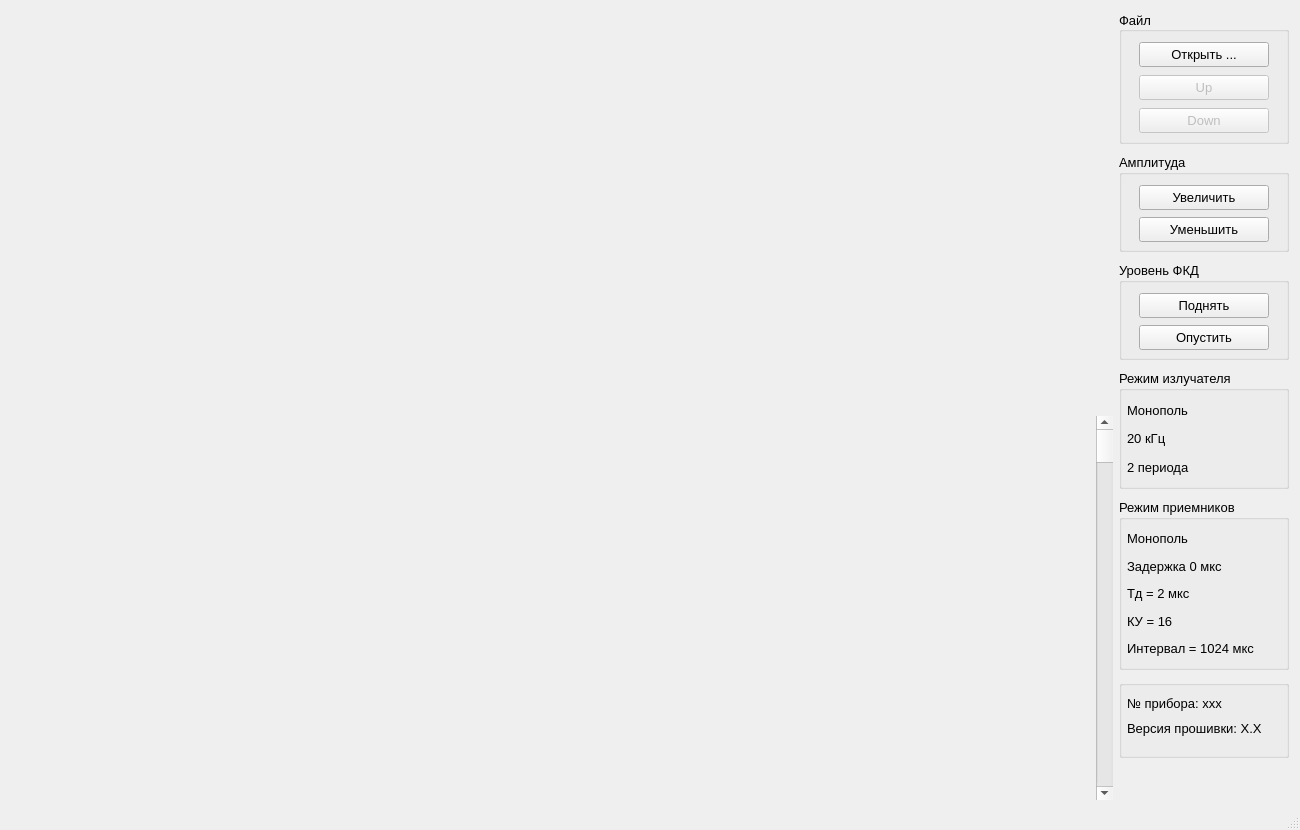
<?xml version="1.0" encoding="UTF-8"?>
<ui version="4.0">
 <class>MainWindow</class>
 <widget class="QMainWindow" name="MainWindow">
  <property name="geometry">
   <rect>
    <x>0</x>
    <y>0</y>
    <width>1300</width>
    <height>830</height>
   </rect>
  </property>
  <property name="sizePolicy">
   <sizepolicy hsizetype="Expanding" vsizetype="Expanding">
    <horstretch>0</horstretch>
    <verstretch>0</verstretch>
   </sizepolicy>
  </property>
  <property name="minimumSize">
   <size>
    <width>1200</width>
    <height>829</height>
   </size>
  </property>
  <property name="font">
   <font>
    <pointsize>10</pointsize>
   </font>
  </property>
  <property name="windowTitle">
   <string>Программа просмотра каротажных данных АКП-76</string>
  </property>
  <property name="windowIcon">
   <iconset resource="app_resources.qrc">
    <normaloff>:/icons/images/TNG.ico</normaloff>:/icons/images/TNG.ico</iconset>
  </property>
  <property name="layoutDirection">
   <enum>Qt::LayoutDirection::LeftToRight</enum>
  </property>
  <property name="animated">
   <bool>false</bool>
  </property>
  <widget class="QWidget" name="centralWidget">
   <property name="sizePolicy">
    <sizepolicy hsizetype="Expanding" vsizetype="Expanding">
     <horstretch>0</horstretch>
     <verstretch>0</verstretch>
    </sizepolicy>
   </property>
   <property name="minimumSize">
    <size>
     <width>1200</width>
     <height>807</height>
    </size>
   </property>
   <layout class="QHBoxLayout" name="horizontalLayout">
    <item>
     <widget class="QFrame" name="frame">
      <property name="sizePolicy">
       <sizepolicy hsizetype="Expanding" vsizetype="Expanding">
        <horstretch>0</horstretch>
        <verstretch>0</verstretch>
       </sizepolicy>
      </property>
      <property name="minimumSize">
       <size>
        <width>1004</width>
        <height>789</height>
       </size>
      </property>
      <layout class="QHBoxLayout" name="horizontalLayout_2">
       <property name="spacing">
        <number>5</number>
       </property>
       <property name="leftMargin">
        <number>0</number>
       </property>
       <property name="topMargin">
        <number>0</number>
       </property>
       <property name="rightMargin">
        <number>0</number>
       </property>
       <property name="bottomMargin">
        <number>0</number>
       </property>
       <item>
        <layout class="QVBoxLayout" name="verticalLayout_6">
         <property name="spacing">
          <number>5</number>
         </property>
         <item>
          <widget class="QWidget" name="widget_align_dept" native="true">
           <property name="sizePolicy">
            <sizepolicy hsizetype="Fixed" vsizetype="Fixed">
             <horstretch>0</horstretch>
             <verstretch>0</verstretch>
            </sizepolicy>
           </property>
           <property name="minimumSize">
            <size>
             <width>95</width>
             <height>400</height>
            </size>
           </property>
           <property name="maximumSize">
            <size>
             <width>16777215</width>
             <height>16777215</height>
            </size>
           </property>
          </widget>
         </item>
         <item>
          <widget class="QWidget" name="widget_dept" native="true">
           <property name="sizePolicy">
            <sizepolicy hsizetype="Fixed" vsizetype="Expanding">
             <horstretch>0</horstretch>
             <verstretch>0</verstretch>
            </sizepolicy>
           </property>
           <property name="minimumSize">
            <size>
             <width>95</width>
             <height>150</height>
            </size>
           </property>
           <property name="maximumSize">
            <size>
             <width>16777215</width>
             <height>16777215</height>
            </size>
           </property>
           <layout class="QVBoxLayout" name="verticalLayout_dept_col">
            <property name="spacing">
             <number>0</number>
            </property>
            <property name="leftMargin">
             <number>0</number>
            </property>
            <property name="topMargin">
             <number>0</number>
            </property>
            <property name="rightMargin">
             <number>0</number>
            </property>
            <property name="bottomMargin">
             <number>0</number>
            </property>
           </layout>
          </widget>
         </item>
        </layout>
       </item>
       <item>
        <layout class="QVBoxLayout" name="verticalLayout_5">
         <property name="spacing">
          <number>5</number>
         </property>
         <item>
          <widget class="QWidget" name="widget_align_ml" native="true">
           <property name="sizePolicy">
            <sizepolicy hsizetype="Fixed" vsizetype="Fixed">
             <horstretch>0</horstretch>
             <verstretch>0</verstretch>
            </sizepolicy>
           </property>
           <property name="minimumSize">
            <size>
             <width>10</width>
             <height>400</height>
            </size>
           </property>
           <property name="maximumSize">
            <size>
             <width>16777215</width>
             <height>16777215</height>
            </size>
           </property>
          </widget>
         </item>
         <item>
          <widget class="QWidget" name="widget_ml" native="true">
           <property name="sizePolicy">
            <sizepolicy hsizetype="Fixed" vsizetype="Expanding">
             <horstretch>0</horstretch>
             <verstretch>0</verstretch>
            </sizepolicy>
           </property>
           <property name="minimumSize">
            <size>
             <width>10</width>
             <height>150</height>
            </size>
           </property>
           <property name="maximumSize">
            <size>
             <width>10</width>
             <height>16777215</height>
            </size>
           </property>
           <layout class="QVBoxLayout" name="verticalLayout_ML">
            <property name="spacing">
             <number>0</number>
            </property>
            <property name="leftMargin">
             <number>0</number>
            </property>
            <property name="topMargin">
             <number>0</number>
            </property>
            <property name="rightMargin">
             <number>0</number>
            </property>
            <property name="bottomMargin">
             <number>0</number>
            </property>
           </layout>
          </widget>
         </item>
        </layout>
       </item>
       <item>
        <layout class="QGridLayout" name="gridLayout">
         <property name="spacing">
          <number>5</number>
         </property>
         <item row="0" column="0">
          <widget class="QWidget" name="widget_VK1" native="true">
           <property name="sizePolicy">
            <sizepolicy hsizetype="Expanding" vsizetype="Fixed">
             <horstretch>0</horstretch>
             <verstretch>0</verstretch>
            </sizepolicy>
           </property>
           <property name="minimumSize">
            <size>
             <width>420</width>
             <height>400</height>
            </size>
           </property>
           <property name="maximumSize">
            <size>
             <width>16777215</width>
             <height>16777215</height>
            </size>
           </property>
           <property name="mouseTracking">
            <bool>false</bool>
           </property>
           <layout class="QHBoxLayout" name="horizontalLayout_VK1">
            <property name="spacing">
             <number>0</number>
            </property>
            <property name="leftMargin">
             <number>0</number>
            </property>
            <property name="topMargin">
             <number>0</number>
            </property>
            <property name="rightMargin">
             <number>0</number>
            </property>
            <property name="bottomMargin">
             <number>0</number>
            </property>
           </layout>
          </widget>
         </item>
         <item row="0" column="1">
          <widget class="QWidget" name="widget_VK2" native="true">
           <property name="sizePolicy">
            <sizepolicy hsizetype="Expanding" vsizetype="Fixed">
             <horstretch>0</horstretch>
             <verstretch>0</verstretch>
            </sizepolicy>
           </property>
           <property name="minimumSize">
            <size>
             <width>420</width>
             <height>400</height>
            </size>
           </property>
           <property name="maximumSize">
            <size>
             <width>16777215</width>
             <height>16777215</height>
            </size>
           </property>
           <property name="mouseTracking">
            <bool>false</bool>
           </property>
           <layout class="QHBoxLayout" name="horizontalLayout_VK2">
            <property name="spacing">
             <number>0</number>
            </property>
            <property name="leftMargin">
             <number>0</number>
            </property>
            <property name="topMargin">
             <number>0</number>
            </property>
            <property name="rightMargin">
             <number>0</number>
            </property>
            <property name="bottomMargin">
             <number>0</number>
            </property>
           </layout>
          </widget>
         </item>
         <item row="1" column="0">
          <widget class="QWidget" name="widget_VK1_FKD" native="true">
           <property name="sizePolicy">
            <sizepolicy hsizetype="Expanding" vsizetype="Expanding">
             <horstretch>0</horstretch>
             <verstretch>0</verstretch>
            </sizepolicy>
           </property>
           <property name="minimumSize">
            <size>
             <width>420</width>
             <height>150</height>
            </size>
           </property>
           <layout class="QHBoxLayout" name="horizontalLayout_VK1_FKD">
            <property name="spacing">
             <number>0</number>
            </property>
            <property name="sizeConstraint">
             <enum>QLayout::SizeConstraint::SetMaximumSize</enum>
            </property>
            <property name="leftMargin">
             <number>0</number>
            </property>
            <property name="topMargin">
             <number>0</number>
            </property>
            <property name="rightMargin">
             <number>0</number>
            </property>
            <property name="bottomMargin">
             <number>0</number>
            </property>
           </layout>
          </widget>
         </item>
         <item row="1" column="1">
          <widget class="QWidget" name="widget_VK2_FKD" native="true">
           <property name="sizePolicy">
            <sizepolicy hsizetype="Expanding" vsizetype="Expanding">
             <horstretch>0</horstretch>
             <verstretch>0</verstretch>
            </sizepolicy>
           </property>
           <property name="minimumSize">
            <size>
             <width>420</width>
             <height>150</height>
            </size>
           </property>
           <layout class="QHBoxLayout" name="horizontalLayout_VK2_FKD">
            <property name="spacing">
             <number>0</number>
            </property>
            <property name="sizeConstraint">
             <enum>QLayout::SizeConstraint::SetMaximumSize</enum>
            </property>
            <property name="leftMargin">
             <number>0</number>
            </property>
            <property name="topMargin">
             <number>0</number>
            </property>
            <property name="rightMargin">
             <number>0</number>
            </property>
            <property name="bottomMargin">
             <number>0</number>
            </property>
           </layout>
          </widget>
         </item>
        </layout>
       </item>
       <item>
        <layout class="QVBoxLayout" name="verticalLayout">
         <property name="spacing">
          <number>5</number>
         </property>
         <item>
          <widget class="QWidget" name="widget_align_scrollBar" native="true">
           <property name="sizePolicy">
            <sizepolicy hsizetype="Fixed" vsizetype="Fixed">
             <horstretch>0</horstretch>
             <verstretch>0</verstretch>
            </sizepolicy>
           </property>
           <property name="minimumSize">
            <size>
             <width>17</width>
             <height>400</height>
            </size>
           </property>
           <property name="maximumSize">
            <size>
             <width>16777215</width>
             <height>16777215</height>
            </size>
           </property>
          </widget>
         </item>
         <item>
          <widget class="QScrollBar" name="verticalScrollBar">
           <property name="sizePolicy">
            <sizepolicy hsizetype="Fixed" vsizetype="Expanding">
             <horstretch>0</horstretch>
             <verstretch>0</verstretch>
            </sizepolicy>
           </property>
           <property name="minimumSize">
            <size>
             <width>17</width>
             <height>150</height>
            </size>
           </property>
           <property name="maximumSize">
            <size>
             <width>16777215</width>
             <height>16777215</height>
            </size>
           </property>
           <property name="orientation">
            <enum>Qt::Orientation::Vertical</enum>
           </property>
          </widget>
         </item>
        </layout>
       </item>
      </layout>
     </widget>
    </item>
    <item>
     <layout class="QVBoxLayout" name="verticalLayout_ctl_view">
      <property name="spacing">
       <number>10</number>
      </property>
      <property name="sizeConstraint">
       <enum>QLayout::SizeConstraint::SetDefaultConstraint</enum>
      </property>
      <item>
       <widget class="QGroupBox" name="groupBox_tool">
        <property name="sizePolicy">
         <sizepolicy hsizetype="Fixed" vsizetype="Fixed">
          <horstretch>0</horstretch>
          <verstretch>0</verstretch>
         </sizepolicy>
        </property>
        <property name="minimumSize">
         <size>
          <width>170</width>
          <height>133</height>
         </size>
        </property>
        <property name="maximumSize">
         <size>
          <width>170</width>
          <height>133</height>
         </size>
        </property>
        <property name="title">
         <string>Файл</string>
        </property>
        <property name="alignment">
         <set>Qt::AlignmentFlag::AlignLeading|Qt::AlignmentFlag::AlignLeft|Qt::AlignmentFlag::AlignVCenter</set>
        </property>
        <layout class="QVBoxLayout" name="verticalLayout_8">
         <property name="spacing">
          <number>10</number>
         </property>
         <property name="sizeConstraint">
          <enum>QLayout::SizeConstraint::SetDefaultConstraint</enum>
         </property>
         <property name="leftMargin">
          <number>5</number>
         </property>
         <property name="topMargin">
          <number>10</number>
         </property>
         <property name="rightMargin">
          <number>5</number>
         </property>
         <property name="bottomMargin">
          <number>10</number>
         </property>
         <item alignment="Qt::AlignmentFlag::AlignHCenter">
          <widget class="QPushButton" name="pushButton_FileOpen">
           <property name="sizePolicy">
            <sizepolicy hsizetype="Fixed" vsizetype="Fixed">
             <horstretch>0</horstretch>
             <verstretch>0</verstretch>
            </sizepolicy>
           </property>
           <property name="minimumSize">
            <size>
             <width>130</width>
             <height>25</height>
            </size>
           </property>
           <property name="maximumSize">
            <size>
             <width>130</width>
             <height>25</height>
            </size>
           </property>
           <property name="text">
            <string>Открыть ...</string>
           </property>
          </widget>
         </item>
         <item alignment="Qt::AlignmentFlag::AlignHCenter">
          <widget class="QPushButton" name="pushButton_Up">
           <property name="enabled">
            <bool>false</bool>
           </property>
           <property name="sizePolicy">
            <sizepolicy hsizetype="Fixed" vsizetype="Fixed">
             <horstretch>0</horstretch>
             <verstretch>0</verstretch>
            </sizepolicy>
           </property>
           <property name="minimumSize">
            <size>
             <width>130</width>
             <height>25</height>
            </size>
           </property>
           <property name="maximumSize">
            <size>
             <width>130</width>
             <height>25</height>
            </size>
           </property>
           <property name="text">
            <string>Up</string>
           </property>
          </widget>
         </item>
         <item alignment="Qt::AlignmentFlag::AlignHCenter">
          <widget class="QPushButton" name="pushButton_Down">
           <property name="enabled">
            <bool>false</bool>
           </property>
           <property name="sizePolicy">
            <sizepolicy hsizetype="Fixed" vsizetype="Fixed">
             <horstretch>0</horstretch>
             <verstretch>0</verstretch>
            </sizepolicy>
           </property>
           <property name="minimumSize">
            <size>
             <width>130</width>
             <height>25</height>
            </size>
           </property>
           <property name="maximumSize">
            <size>
             <width>130</width>
             <height>25</height>
            </size>
           </property>
           <property name="text">
            <string>Down</string>
           </property>
          </widget>
         </item>
        </layout>
       </widget>
      </item>
      <item>
       <widget class="QGroupBox" name="groupBox_Ampl">
        <property name="sizePolicy">
         <sizepolicy hsizetype="Fixed" vsizetype="Fixed">
          <horstretch>0</horstretch>
          <verstretch>0</verstretch>
         </sizepolicy>
        </property>
        <property name="minimumSize">
         <size>
          <width>170</width>
          <height>98</height>
         </size>
        </property>
        <property name="maximumSize">
         <size>
          <width>170</width>
          <height>98</height>
         </size>
        </property>
        <property name="title">
         <string>Амплитуда</string>
        </property>
        <layout class="QVBoxLayout" name="verticalLayout_9">
         <property name="spacing">
          <number>10</number>
         </property>
         <property name="sizeConstraint">
          <enum>QLayout::SizeConstraint::SetDefaultConstraint</enum>
         </property>
         <property name="leftMargin">
          <number>5</number>
         </property>
         <property name="topMargin">
          <number>10</number>
         </property>
         <property name="rightMargin">
          <number>5</number>
         </property>
         <property name="bottomMargin">
          <number>10</number>
         </property>
         <item alignment="Qt::AlignmentFlag::AlignHCenter">
          <widget class="QPushButton" name="pushButton_incAmpl">
           <property name="sizePolicy">
            <sizepolicy hsizetype="Fixed" vsizetype="Fixed">
             <horstretch>0</horstretch>
             <verstretch>0</verstretch>
            </sizepolicy>
           </property>
           <property name="minimumSize">
            <size>
             <width>130</width>
             <height>25</height>
            </size>
           </property>
           <property name="maximumSize">
            <size>
             <width>130</width>
             <height>25</height>
            </size>
           </property>
           <property name="text">
            <string>Увеличить</string>
           </property>
          </widget>
         </item>
         <item alignment="Qt::AlignmentFlag::AlignHCenter">
          <widget class="QPushButton" name="pushButton_decAmpl">
           <property name="sizePolicy">
            <sizepolicy hsizetype="Fixed" vsizetype="Fixed">
             <horstretch>0</horstretch>
             <verstretch>0</verstretch>
            </sizepolicy>
           </property>
           <property name="minimumSize">
            <size>
             <width>130</width>
             <height>25</height>
            </size>
           </property>
           <property name="maximumSize">
            <size>
             <width>130</width>
             <height>25</height>
            </size>
           </property>
           <property name="text">
            <string>Уменьшить</string>
           </property>
          </widget>
         </item>
        </layout>
       </widget>
      </item>
      <item>
       <widget class="QGroupBox" name="groupBox_FKD_Level">
        <property name="sizePolicy">
         <sizepolicy hsizetype="Fixed" vsizetype="Fixed">
          <horstretch>0</horstretch>
          <verstretch>0</verstretch>
         </sizepolicy>
        </property>
        <property name="minimumSize">
         <size>
          <width>170</width>
          <height>98</height>
         </size>
        </property>
        <property name="maximumSize">
         <size>
          <width>170</width>
          <height>98</height>
         </size>
        </property>
        <property name="title">
         <string>Уровень ФКД</string>
        </property>
        <layout class="QVBoxLayout" name="verticalLayout_10">
         <property name="spacing">
          <number>10</number>
         </property>
         <property name="sizeConstraint">
          <enum>QLayout::SizeConstraint::SetDefaultConstraint</enum>
         </property>
         <property name="leftMargin">
          <number>5</number>
         </property>
         <property name="topMargin">
          <number>10</number>
         </property>
         <property name="rightMargin">
          <number>5</number>
         </property>
         <property name="bottomMargin">
          <number>10</number>
         </property>
         <item alignment="Qt::AlignmentFlag::AlignHCenter">
          <widget class="QPushButton" name="pushButton_upFKD">
           <property name="sizePolicy">
            <sizepolicy hsizetype="Fixed" vsizetype="Fixed">
             <horstretch>0</horstretch>
             <verstretch>0</verstretch>
            </sizepolicy>
           </property>
           <property name="minimumSize">
            <size>
             <width>130</width>
             <height>25</height>
            </size>
           </property>
           <property name="maximumSize">
            <size>
             <width>130</width>
             <height>25</height>
            </size>
           </property>
           <property name="text">
            <string>Поднять</string>
           </property>
          </widget>
         </item>
         <item alignment="Qt::AlignmentFlag::AlignHCenter">
          <widget class="QPushButton" name="pushButton_downFKD">
           <property name="sizePolicy">
            <sizepolicy hsizetype="Fixed" vsizetype="Fixed">
             <horstretch>0</horstretch>
             <verstretch>0</verstretch>
            </sizepolicy>
           </property>
           <property name="minimumSize">
            <size>
             <width>130</width>
             <height>25</height>
            </size>
           </property>
           <property name="maximumSize">
            <size>
             <width>130</width>
             <height>25</height>
            </size>
           </property>
           <property name="text">
            <string>Опустить</string>
           </property>
          </widget>
         </item>
        </layout>
       </widget>
      </item>
      <item>
       <widget class="QGroupBox" name="groupBox_Izl_mode">
        <property name="sizePolicy">
         <sizepolicy hsizetype="Fixed" vsizetype="Fixed">
          <horstretch>0</horstretch>
          <verstretch>0</verstretch>
         </sizepolicy>
        </property>
        <property name="minimumSize">
         <size>
          <width>170</width>
          <height>119</height>
         </size>
        </property>
        <property name="maximumSize">
         <size>
          <width>170</width>
          <height>119</height>
         </size>
        </property>
        <property name="title">
         <string>Режим излучателя</string>
        </property>
        <layout class="QVBoxLayout" name="verticalLayout_11">
         <property name="spacing">
          <number>10</number>
         </property>
         <property name="sizeConstraint">
          <enum>QLayout::SizeConstraint::SetDefaultConstraint</enum>
         </property>
         <property name="leftMargin">
          <number>5</number>
         </property>
         <property name="topMargin">
          <number>10</number>
         </property>
         <property name="rightMargin">
          <number>5</number>
         </property>
         <property name="bottomMargin">
          <number>10</number>
         </property>
         <item alignment="Qt::AlignmentFlag::AlignLeft">
          <widget class="QLabel" name="label_IZLtype">
           <property name="minimumSize">
            <size>
             <width>154</width>
             <height>15</height>
            </size>
           </property>
           <property name="text">
            <string>Монополь</string>
           </property>
          </widget>
         </item>
         <item alignment="Qt::AlignmentFlag::AlignLeft">
          <widget class="QLabel" name="label_IZLfreq">
           <property name="minimumSize">
            <size>
             <width>154</width>
             <height>15</height>
            </size>
           </property>
           <property name="text">
            <string>20 кГц</string>
           </property>
          </widget>
         </item>
         <item alignment="Qt::AlignmentFlag::AlignLeft">
          <widget class="QLabel" name="label_IZLnum">
           <property name="minimumSize">
            <size>
             <width>154</width>
             <height>15</height>
            </size>
           </property>
           <property name="text">
            <string>2 периода</string>
           </property>
          </widget>
         </item>
        </layout>
        <zorder>label_IZLtype</zorder>
        <zorder>label_IZLnum</zorder>
        <zorder>label_IZLfreq</zorder>
       </widget>
      </item>
      <item>
       <widget class="QGroupBox" name="groupBox_Rx_mode">
        <property name="sizePolicy">
         <sizepolicy hsizetype="Fixed" vsizetype="Fixed">
          <horstretch>0</horstretch>
          <verstretch>0</verstretch>
         </sizepolicy>
        </property>
        <property name="minimumSize">
         <size>
          <width>170</width>
          <height>171</height>
         </size>
        </property>
        <property name="maximumSize">
         <size>
          <width>170</width>
          <height>171</height>
         </size>
        </property>
        <property name="title">
         <string>Режим приемников</string>
        </property>
        <layout class="QVBoxLayout" name="verticalLayout_12">
         <property name="spacing">
          <number>10</number>
         </property>
         <property name="sizeConstraint">
          <enum>QLayout::SizeConstraint::SetDefaultConstraint</enum>
         </property>
         <property name="leftMargin">
          <number>5</number>
         </property>
         <property name="topMargin">
          <number>10</number>
         </property>
         <property name="rightMargin">
          <number>5</number>
         </property>
         <property name="bottomMargin">
          <number>10</number>
         </property>
         <item alignment="Qt::AlignmentFlag::AlignLeft">
          <widget class="QLabel" name="label_RXtype">
           <property name="minimumSize">
            <size>
             <width>154</width>
             <height>16</height>
            </size>
           </property>
           <property name="text">
            <string>Монополь</string>
           </property>
          </widget>
         </item>
         <item alignment="Qt::AlignmentFlag::AlignLeft">
          <widget class="QLabel" name="label_RXdelay">
           <property name="minimumSize">
            <size>
             <width>154</width>
             <height>15</height>
            </size>
           </property>
           <property name="text">
            <string>Задержка 0 мкс</string>
           </property>
          </widget>
         </item>
         <item alignment="Qt::AlignmentFlag::AlignLeft">
          <widget class="QLabel" name="label_RXtd">
           <property name="minimumSize">
            <size>
             <width>154</width>
             <height>16</height>
            </size>
           </property>
           <property name="text">
            <string>Тд = 2 мкс</string>
           </property>
          </widget>
         </item>
         <item alignment="Qt::AlignmentFlag::AlignLeft">
          <widget class="QLabel" name="label_RXku">
           <property name="minimumSize">
            <size>
             <width>154</width>
             <height>15</height>
            </size>
           </property>
           <property name="text">
            <string>КУ = 16</string>
           </property>
          </widget>
         </item>
         <item alignment="Qt::AlignmentFlag::AlignLeft">
          <widget class="QLabel" name="label_TimeOfMeserment">
           <property name="minimumSize">
            <size>
             <width>154</width>
             <height>16</height>
            </size>
           </property>
           <property name="text">
            <string>Интервал = 1024 мкс</string>
           </property>
          </widget>
         </item>
        </layout>
        <zorder>label_RXtd</zorder>
        <zorder>label_RXku</zorder>
        <zorder>label_RXdelay</zorder>
        <zorder>label_RXtype</zorder>
        <zorder>label_TimeOfMeserment</zorder>
       </widget>
      </item>
      <item>
       <widget class="QGroupBox" name="groupBox_tool_info">
        <property name="sizePolicy">
         <sizepolicy hsizetype="Fixed" vsizetype="Fixed">
          <horstretch>0</horstretch>
          <verstretch>0</verstretch>
         </sizepolicy>
        </property>
        <property name="minimumSize">
         <size>
          <width>170</width>
          <height>78</height>
         </size>
        </property>
        <property name="maximumSize">
         <size>
          <width>170</width>
          <height>78</height>
         </size>
        </property>
        <property name="title">
         <string/>
        </property>
        <layout class="QVBoxLayout" name="verticalLayout_2">
         <property name="spacing">
          <number>10</number>
         </property>
         <property name="sizeConstraint">
          <enum>QLayout::SizeConstraint::SetDefaultConstraint</enum>
         </property>
         <property name="leftMargin">
          <number>5</number>
         </property>
         <property name="topMargin">
          <number>10</number>
         </property>
         <property name="rightMargin">
          <number>5</number>
         </property>
         <property name="bottomMargin">
          <number>10</number>
         </property>
         <item alignment="Qt::AlignmentFlag::AlignLeft">
          <widget class="QLabel" name="label_ToolNo">
           <property name="sizePolicy">
            <sizepolicy hsizetype="Preferred" vsizetype="Preferred">
             <horstretch>0</horstretch>
             <verstretch>0</verstretch>
            </sizepolicy>
           </property>
           <property name="minimumSize">
            <size>
             <width>154</width>
             <height>15</height>
            </size>
           </property>
           <property name="text">
            <string>№ прибора: ххх</string>
           </property>
          </widget>
         </item>
         <item alignment="Qt::AlignmentFlag::AlignLeft">
          <widget class="QLabel" name="label_SoftVer">
           <property name="minimumSize">
            <size>
             <width>154</width>
             <height>14</height>
            </size>
           </property>
           <property name="text">
            <string>Версия прошивки: Х.Х</string>
           </property>
          </widget>
         </item>
         <item>
          <spacer name="verticalSpacer_tool_info">
           <property name="orientation">
            <enum>Qt::Orientation::Vertical</enum>
           </property>
           <property name="sizeHint" stdset="0">
            <size>
             <width>20</width>
             <height>5</height>
            </size>
           </property>
          </spacer>
         </item>
        </layout>
       </widget>
      </item>
      <item>
       <spacer name="verticalSpacer_ctl_view">
        <property name="orientation">
         <enum>Qt::Orientation::Vertical</enum>
        </property>
        <property name="sizeHint" stdset="0">
         <size>
          <width>20</width>
          <height>40</height>
         </size>
        </property>
       </spacer>
      </item>
     </layout>
    </item>
   </layout>
  </widget>
  <widget class="QStatusBar" name="statusBar">
   <property name="sizePolicy">
    <sizepolicy hsizetype="Expanding" vsizetype="Preferred">
     <horstretch>0</horstretch>
     <verstretch>0</verstretch>
    </sizepolicy>
   </property>
   <property name="statusTip">
    <string/>
   </property>
  </widget>
 </widget>
 <layoutdefault spacing="6" margin="11"/>
 <resources>
  <include location="app_resources.qrc"/>
 </resources>
 <connections/>
</ui>
